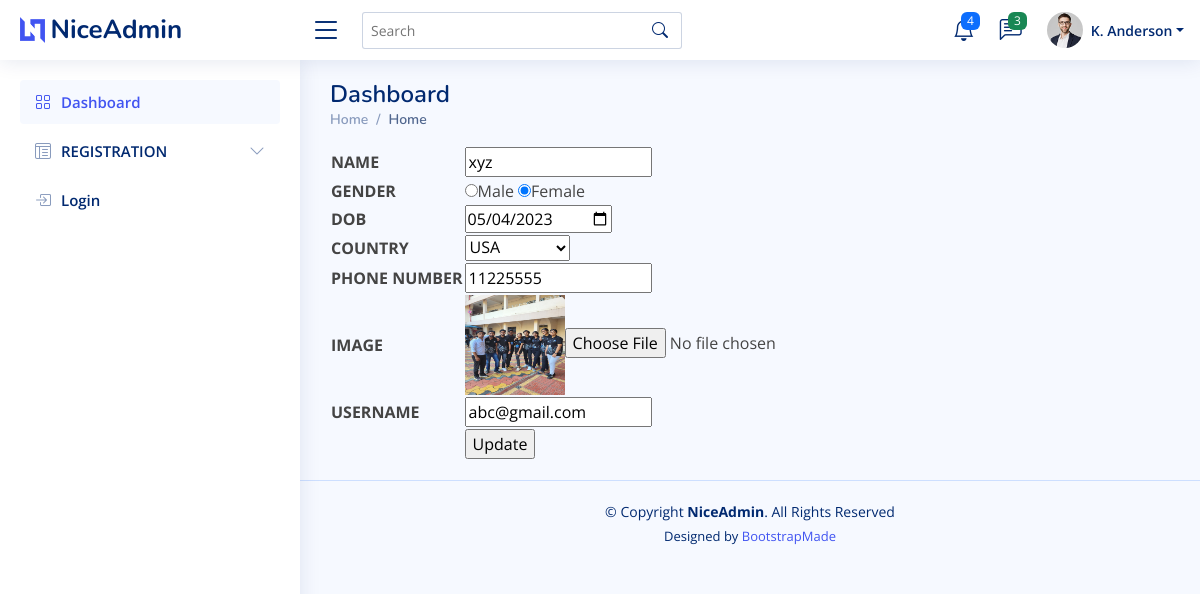
The app's page /Sellerprofileupdate/ (signed in) with its own data.
### seller/models.py (models this page shows)
class seller_tb(models.Model):
    Name=models.CharField(max_length=20)
    Gender=models.CharField(max_length=20)
    DOB=models.CharField(max_length=20)
    Country=models.CharField(max_length=20)
    PhoneNumber=models.CharField(max_length=20)
    File=models.FileField()
    Username=models.CharField(max_length=20)
    Password=models.CharField(max_length=20)
    Status=models.CharField(max_length=20,default="Pending")

### seller/views.py (the view)
# urls.py: path('Sellerprofileupdate/',sellerview.Sellerprofileupdate,name="Sellerprofileupdate"),
def Sellerprofileupdate(request):
    id=request.session["seller_id"]
    user=seller_tb.objects.filter(id=id)
    return render(request,'Sellerprofileupdate.html',{'upd':user})

### templates/Sellerprofileupdate.html (shortened to what this page needs)
{% extends 'commonbase.html' %}
{% block content %}
<html>
    <body>
        <form action="{% url 'sellerupdateAction' %}" method="post" enctype="multipart/form-data">
        <table>
            {% for v in upd %}
            <tr>
                <th>NAME</th>
                <td><input type="text" name="name" value="{{v.Name}}"></td>
            </tr>
            <tr>
                <th>GENDER</th>
                <td>
                {% if v.Gender == 'Male' %}
                    <input type="radio" name="gender" checked="true" value="male">Male
                    <input type="radio" name="gender"  value="female">Female</td>
                {% else %}
                    <input type="radio" name="gender" value="male">Male
                    <input type="radio" name="gender" checked="true"  value="female">Female</td>
                {% endif %}
            </tr>
            <tr>
                <th>DOB</th>
                <td><input type="date" name="DOB" value="{{v.DOB}}"></td>
            </tr>
            <tr>
                <th>COUNTRY</th>
                <td>
                    <select name="country">
                        <option value="{{v.Country}}">{{v.Country}}</option>
                        </select>
                </td>
            </tr>
            <tr>
                <th>PHONE NUMBER</th>
                <td><input type="text" name="phonenumber" value="{{v.PhoneNumber}}"></td>
            </tr>
            <tr>
                <th>IMAGE</th>
                <td>  <img src="{{v.File.url}}" height="100px" width="100px" alt="No pic"><input type="file" name="image"></td>
            </tr>
            <tr>
                <th>USERNAME</th>
                <td><input type="text" name="username" value="{{v.Username}}"></td>
            </tr>
            <tr>
                <th></th>
                <td><input type="submit" value="Update"></td>
                </tr>
            {% endfor %}
        </table>
    </form>
    </body>
</html>
{% endblock %}

### static/NiceAdmin/assets/css/style.css (style rules this page uses)
:root { scroll-behavior: smooth; }
body { font-family: "Open Sans", sans-serif; background: #f6f9ff; color: #444444; }

### records on screen
seller_tb: name "xyz", DOB "05/04/2023", country "USA", phonenumber "11225555", File (picture), username "abc@gmail.com"
